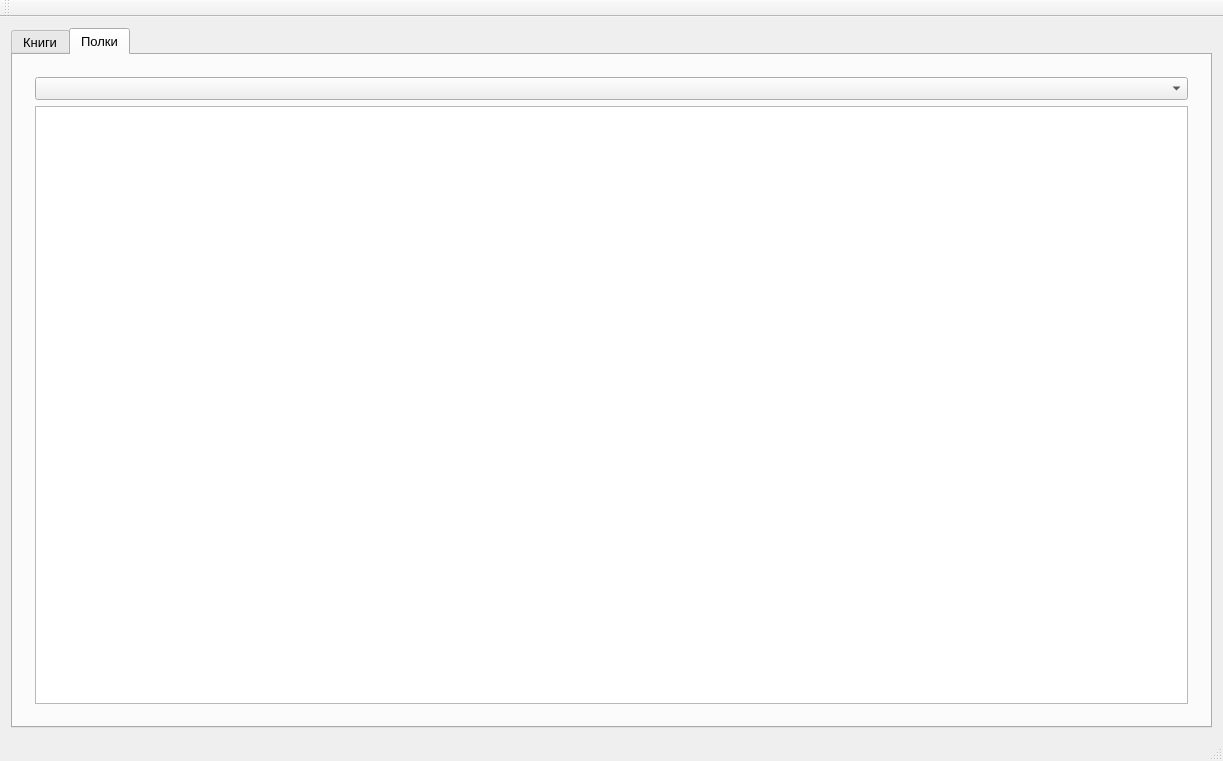
<?xml version="1.0" encoding="UTF-8"?>
<ui version="4.0">
 <class>MainWindow</class>
 <widget class="QMainWindow" name="MainWindow">
  <property name="geometry">
   <rect>
    <x>0</x>
    <y>0</y>
    <width>1223</width>
    <height>761</height>
   </rect>
  </property>
  <property name="font">
   <font>
    <pointsize>10</pointsize>
   </font>
  </property>
  <property name="windowTitle">
   <string>бибка</string>
  </property>
  <property name="windowIcon">
   <iconset resource="icon.qrc">
    <normaloff>:/new/prefix1/изображение_2023-04-10_135944216.png</normaloff>:/new/prefix1/изображение_2023-04-10_135944216.png</iconset>
  </property>
  <widget class="QWidget" name="centralWidget">
   <layout class="QGridLayout" name="gridLayout">
    <item row="0" column="0">
     <widget class="QTabWidget" name="tabWidget">
      <property name="enabled">
       <bool>true</bool>
      </property>
      <property name="font">
       <font>
        <pointsize>10</pointsize>
       </font>
      </property>
      <property name="currentIndex">
       <number>1</number>
      </property>
      <widget class="QWidget" name="tab">
       <attribute name="title">
        <string>Книги</string>
       </attribute>
       <layout class="QGridLayout" name="gridLayout_2">
        <item row="0" column="0">
         <widget class="QSplitter" name="splitter">
          <property name="orientation">
           <enum>Qt::Horizontal</enum>
          </property>
          <widget class="QWidget" name="verticalLayoutWidget">
           <layout class="QVBoxLayout" name="verticalLayout">
            <item>
             <layout class="QHBoxLayout" name="horizontalLayout_2">
              <item>
               <widget class="QLabel" name="label">
                <property name="text">
                 <string>Поиск:</string>
                </property>
               </widget>
              </item>
              <item>
               <widget class="QLineEdit" name="lineEdit"/>
              </item>
             </layout>
            </item>
            <item>
             <widget class="QListWidget" name="listWidget">
              <property name="font">
               <font>
                <pointsize>10</pointsize>
               </font>
              </property>
              <property name="selectionMode">
               <enum>QAbstractItemView::ExtendedSelection</enum>
              </property>
              <property name="iconSize">
               <size>
                <width>100</width>
                <height>100</height>
               </size>
              </property>
             </widget>
            </item>
            <item>
             <layout class="QHBoxLayout" name="horizontalLayout">
              <item>
               <widget class="QPushButton" name="pushButton">
                <property name="text">
                 <string>Добавить</string>
                </property>
               </widget>
              </item>
              <item>
               <spacer name="horizontalSpacer">
                <property name="orientation">
                 <enum>Qt::Horizontal</enum>
                </property>
                <property name="sizeHint" stdset="0">
                 <size>
                  <width>40</width>
                  <height>20</height>
                 </size>
                </property>
               </spacer>
              </item>
              <item>
               <widget class="QPushButton" name="pushButton_2">
                <property name="text">
                 <string>Удалить</string>
                </property>
               </widget>
              </item>
             </layout>
            </item>
           </layout>
          </widget>
          <widget class="QWidget" name="verticalLayoutWidget_2">
           <layout class="QVBoxLayout" name="verticalLayout_2">
            <item>
             <widget class="QStackedWidget" name="stackedWidget">
              <property name="currentIndex">
               <number>0</number>
              </property>
              <widget class="QWidget" name="page">
               <layout class="QGridLayout" name="gridLayout_3">
                <item row="0" column="0">
                 <widget class="QScrollArea" name="scrollArea">
                  <property name="widgetResizable">
                   <bool>true</bool>
                  </property>
                  <widget class="QWidget" name="scrollAreaWidgetContents">
                   <property name="geometry">
                    <rect>
                     <x>0</x>
                     <y>0</y>
                     <width>830</width>
                     <height>663</height>
                    </rect>
                   </property>
                   <layout class="QGridLayout" name="gridLayout_4">
                    <item row="0" column="0">
                     <layout class="QVBoxLayout" name="verticalLayout_6">
                      <item>
                       <layout class="QVBoxLayout" name="verticalLayout_5">
                        <item>
                         <layout class="QVBoxLayout" name="verticalLayout_4">
                          <item>
                           <layout class="QHBoxLayout" name="horizontalLayout_8">
                            <item>
                             <widget class="QPushButton" name="pushButton_3">
                              <property name="maximumSize">
                               <size>
                                <width>41</width>
                                <height>41</height>
                               </size>
                              </property>
                              <property name="text">
                               <string/>
                              </property>
                              <property name="icon">
                               <iconset resource="icon.qrc">
                                <normaloff>:/new/prefix1/png-transparent-pencil-editing-icon-big-pencil-s-angle-pencil-orange.png</normaloff>:/new/prefix1/png-transparent-pencil-editing-icon-big-pencil-s-angle-pencil-orange.png</iconset>
                              </property>
                              <property name="iconSize">
                               <size>
                                <width>41</width>
                                <height>41</height>
                               </size>
                              </property>
                             </widget>
                            </item>
                            <item>
                             <spacer name="horizontalSpacer_2">
                              <property name="orientation">
                               <enum>Qt::Horizontal</enum>
                              </property>
                              <property name="sizeHint" stdset="0">
                               <size>
                                <width>40</width>
                                <height>20</height>
                               </size>
                              </property>
                             </spacer>
                            </item>
                            <item>
                             <widget class="QLabel" name="label_2">
                              <property name="font">
                               <font>
                                <weight>75</weight>
                                <italic>false</italic>
                                <bold>true</bold>
                                <underline>true</underline>
                               </font>
                              </property>
                              <property name="text">
                               <string>Сведения</string>
                              </property>
                             </widget>
                            </item>
                            <item>
                             <spacer name="horizontalSpacer_3">
                              <property name="orientation">
                               <enum>Qt::Horizontal</enum>
                              </property>
                              <property name="sizeHint" stdset="0">
                               <size>
                                <width>40</width>
                                <height>20</height>
                               </size>
                              </property>
                             </spacer>
                            </item>
                            <item>
                             <widget class="QPushButton" name="pushButton_4">
                              <property name="maximumSize">
                               <size>
                                <width>41</width>
                                <height>41</height>
                               </size>
                              </property>
                              <property name="text">
                               <string/>
                              </property>
                              <property name="icon">
                               <iconset resource="icon.qrc">
                                <normaloff>:/new/prefix1/png-transparent-signs-info-information-computer-symbol-icon-orange-computer-orange-laptop-orange-information.png</normaloff>:/new/prefix1/png-transparent-signs-info-information-computer-symbol-icon-orange-computer-orange-laptop-orange-information.png</iconset>
                              </property>
                              <property name="iconSize">
                               <size>
                                <width>41</width>
                                <height>41</height>
                               </size>
                              </property>
                             </widget>
                            </item>
                           </layout>
                          </item>
                          <item>
                           <layout class="QHBoxLayout" name="horizontalLayout_12">
                            <item>
                             <layout class="QVBoxLayout" name="verticalLayout_3">
                              <item>
                               <layout class="QHBoxLayout" name="horizontalLayout_3">
                                <item>
                                 <widget class="QLabel" name="label_4">
                                  <property name="text">
                                   <string>Автор:</string>
                                  </property>
                                 </widget>
                                </item>
                                <item>
                                 <widget class="QLineEdit" name="lineEdit_2">
                                  <property name="enabled">
                                   <bool>true</bool>
                                  </property>
                                  <property name="readOnly">
                                   <bool>false</bool>
                                  </property>
                                 </widget>
                                </item>
                               </layout>
                              </item>
                              <item>
                               <layout class="QHBoxLayout" name="horizontalLayout_4">
                                <item>
                                 <widget class="QLabel" name="label_5">
                                  <property name="text">
                                   <string>Название:</string>
                                  </property>
                                 </widget>
                                </item>
                                <item>
                                 <widget class="QLineEdit" name="lineEdit_3">
                                  <property name="enabled">
                                   <bool>true</bool>
                                  </property>
                                  <property name="readOnly">
                                   <bool>false</bool>
                                  </property>
                                 </widget>
                                </item>
                               </layout>
                              </item>
                              <item>
                               <layout class="QHBoxLayout" name="horizontalLayout_5">
                                <item>
                                 <widget class="QLabel" name="label_6">
                                  <property name="text">
                                   <string>Издательство:</string>
                                  </property>
                                 </widget>
                                </item>
                                <item>
                                 <widget class="QLineEdit" name="lineEdit_4">
                                  <property name="enabled">
                                   <bool>true</bool>
                                  </property>
                                  <property name="readOnly">
                                   <bool>false</bool>
                                  </property>
                                 </widget>
                                </item>
                               </layout>
                              </item>
                              <item>
                               <layout class="QHBoxLayout" name="horizontalLayout_6">
                                <item>
                                 <widget class="QLabel" name="label_7">
                                  <property name="text">
                                   <string>Год издания:</string>
                                  </property>
                                 </widget>
                                </item>
                                <item>
                                 <widget class="QLineEdit" name="lineEdit_5">
                                  <property name="enabled">
                                   <bool>true</bool>
                                  </property>
                                  <property name="readOnly">
                                   <bool>false</bool>
                                  </property>
                                 </widget>
                                </item>
                               </layout>
                              </item>
                              <item>
                               <layout class="QHBoxLayout" name="horizontalLayout_7">
                                <item>
                                 <widget class="QLabel" name="label_8">
                                  <property name="text">
                                   <string>ISBN:</string>
                                  </property>
                                 </widget>
                                </item>
                                <item>
                                 <widget class="QLineEdit" name="lineEdit_6">
                                  <property name="enabled">
                                   <bool>true</bool>
                                  </property>
                                  <property name="readOnly">
                                   <bool>false</bool>
                                  </property>
                                 </widget>
                                </item>
                               </layout>
                              </item>
                              <item>
                               <layout class="QHBoxLayout" name="horizontalLayout_9">
                                <item>
                                 <widget class="QLabel" name="label_9">
                                  <property name="text">
                                   <string>Количество страниц:</string>
                                  </property>
                                 </widget>
                                </item>
                                <item>
                                 <widget class="QLineEdit" name="lineEdit_7">
                                  <property name="enabled">
                                   <bool>true</bool>
                                  </property>
                                  <property name="readOnly">
                                   <bool>false</bool>
                                  </property>
                                 </widget>
                                </item>
                               </layout>
                              </item>
                              <item>
                               <layout class="QHBoxLayout" name="horizontalLayout_10">
                                <item>
                                 <widget class="QLabel" name="label_10">
                                  <property name="text">
                                   <string>Жанр:</string>
                                  </property>
                                 </widget>
                                </item>
                                <item>
                                 <widget class="QLineEdit" name="lineEdit_8">
                                  <property name="enabled">
                                   <bool>true</bool>
                                  </property>
                                  <property name="readOnly">
                                   <bool>false</bool>
                                  </property>
                                 </widget>
                                </item>
                               </layout>
                              </item>
                              <item>
                               <layout class="QHBoxLayout" name="horizontalLayout_11">
                                <item>
                                 <widget class="QLabel" name="label_11">
                                  <property name="text">
                                   <string>Цикл:</string>
                                  </property>
                                 </widget>
                                </item>
                                <item>
                                 <widget class="QLineEdit" name="lineEdit_9">
                                  <property name="enabled">
                                   <bool>true</bool>
                                  </property>
                                  <property name="readOnly">
                                   <bool>false</bool>
                                  </property>
                                 </widget>
                                </item>
                               </layout>
                              </item>
                             </layout>
                            </item>
                            <item>
                             <widget class="QLabel" name="label_3">
                              <property name="minimumSize">
                               <size>
                                <width>375</width>
                                <height>450</height>
                               </size>
                              </property>
                              <property name="text">
                               <string/>
                              </property>
                             </widget>
                            </item>
                           </layout>
                          </item>
                         </layout>
                        </item>
                       </layout>
                      </item>
                      <item>
                       <layout class="QHBoxLayout" name="horizontalLayout_23" stretch="1,0,1">
                        <item>
                         <widget class="QLabel" name="label_12">
                          <property name="text">
                           <string>Синопсис:</string>
                          </property>
                         </widget>
                        </item>
                        <item>
                         <widget class="QPushButton" name="pushButton_7">
                          <property name="text">
                           <string>Открыть файл</string>
                          </property>
                         </widget>
                        </item>
                        <item>
                         <widget class="QLineEdit" name="lineEdit_13">
                          <property name="minimumSize">
                           <size>
                            <width>375</width>
                            <height>0</height>
                           </size>
                          </property>
                          <property name="maximumSize">
                           <size>
                            <width>375</width>
                            <height>16777215</height>
                           </size>
                          </property>
                          <property name="toolTip">
                           <string/>
                          </property>
                          <property name="statusTip">
                           <string/>
                          </property>
                          <property name="whatsThis">
                           <string/>
                          </property>
                          <property name="inputMask">
                           <string/>
                          </property>
                          <property name="text">
                           <string/>
                          </property>
                          <property name="placeholderText">
                           <string>Путь к изображению...</string>
                          </property>
                         </widget>
                        </item>
                       </layout>
                      </item>
                      <item>
                       <widget class="QTextEdit" name="textEdit">
                        <property name="enabled">
                         <bool>true</bool>
                        </property>
                        <property name="readOnly">
                         <bool>false</bool>
                        </property>
                       </widget>
                      </item>
                     </layout>
                    </item>
                   </layout>
                  </widget>
                 </widget>
                </item>
               </layout>
              </widget>
              <widget class="QWidget" name="page_2">
               <layout class="QGridLayout" name="gridLayout_5">
                <item row="0" column="0">
                 <widget class="QScrollArea" name="scrollArea_2">
                  <property name="widgetResizable">
                   <bool>true</bool>
                  </property>
                  <widget class="QWidget" name="scrollAreaWidgetContents_2">
                   <property name="geometry">
                    <rect>
                     <x>0</x>
                     <y>0</y>
                     <width>561</width>
                     <height>337</height>
                    </rect>
                   </property>
                   <layout class="QGridLayout" name="gridLayout_6">
                    <item row="0" column="0">
                     <layout class="QVBoxLayout" name="verticalLayout_9">
                      <item>
                       <layout class="QHBoxLayout" name="horizontalLayout_13">
                        <item>
                         <widget class="QPushButton" name="pushButton_5">
                          <property name="maximumSize">
                           <size>
                            <width>41</width>
                            <height>41</height>
                           </size>
                          </property>
                          <property name="text">
                           <string/>
                          </property>
                          <property name="icon">
                           <iconset resource="icon.qrc">
                            <normaloff>:/new/prefix1/png-transparent-pencil-editing-icon-big-pencil-s-angle-pencil-orange.png</normaloff>:/new/prefix1/png-transparent-pencil-editing-icon-big-pencil-s-angle-pencil-orange.png</iconset>
                          </property>
                          <property name="iconSize">
                           <size>
                            <width>41</width>
                            <height>41</height>
                           </size>
                          </property>
                         </widget>
                        </item>
                        <item>
                         <spacer name="horizontalSpacer_4">
                          <property name="orientation">
                           <enum>Qt::Horizontal</enum>
                          </property>
                          <property name="sizeHint" stdset="0">
                           <size>
                            <width>40</width>
                            <height>20</height>
                           </size>
                          </property>
                         </spacer>
                        </item>
                        <item>
                         <widget class="QLabel" name="label_13">
                          <property name="font">
                           <font>
                            <family>Agency FB</family>
                            <weight>75</weight>
                            <bold>true</bold>
                            <underline>true</underline>
                           </font>
                          </property>
                          <property name="text">
                           <string>Примечание</string>
                          </property>
                         </widget>
                        </item>
                        <item>
                         <spacer name="horizontalSpacer_5">
                          <property name="orientation">
                           <enum>Qt::Horizontal</enum>
                          </property>
                          <property name="sizeHint" stdset="0">
                           <size>
                            <width>40</width>
                            <height>20</height>
                           </size>
                          </property>
                         </spacer>
                        </item>
                        <item>
                         <widget class="QPushButton" name="pushButton_6">
                          <property name="maximumSize">
                           <size>
                            <width>41</width>
                            <height>41</height>
                           </size>
                          </property>
                          <property name="text">
                           <string/>
                          </property>
                          <property name="icon">
                           <iconset resource="icon.qrc">
                            <normaloff>:/new/prefix1/png-transparent-subject-international-english-computer-icons-symbol-english-miscellaneous-blue-english.png</normaloff>:/new/prefix1/png-transparent-subject-international-english-computer-icons-symbol-english-miscellaneous-blue-english.png</iconset>
                          </property>
                          <property name="iconSize">
                           <size>
                            <width>41</width>
                            <height>41</height>
                           </size>
                          </property>
                         </widget>
                        </item>
                       </layout>
                      </item>
                      <item>
                       <layout class="QHBoxLayout" name="horizontalLayout_22" stretch="0,0">
                        <item>
                         <layout class="QVBoxLayout" name="verticalLayout_8">
                          <property name="sizeConstraint">
                           <enum>QLayout::SetDefaultConstraint</enum>
                          </property>
                          <item>
                           <layout class="QHBoxLayout" name="horizontalLayout_14" stretch="1,1">
                            <item>
                             <widget class="QLabel" name="label_14">
                              <property name="text">
                               <string>Цена:</string>
                              </property>
                             </widget>
                            </item>
                            <item>
                             <widget class="QLineEdit" name="lineEdit_10">
                              <property name="enabled">
                               <bool>true</bool>
                              </property>
                              <property name="readOnly">
                               <bool>false</bool>
                              </property>
                             </widget>
                            </item>
                           </layout>
                          </item>
                          <item>
                           <layout class="QHBoxLayout" name="horizontalLayout_15" stretch="1,1">
                            <item>
                             <widget class="QLabel" name="label_15">
                              <property name="text">
                               <string>Количество экземпляров:</string>
                              </property>
                             </widget>
                            </item>
                            <item>
                             <widget class="QLineEdit" name="lineEdit_12">
                              <property name="readOnly">
                               <bool>false</bool>
                              </property>
                             </widget>
                            </item>
                           </layout>
                          </item>
                          <item>
                           <layout class="QHBoxLayout" name="horizontalLayout_17">
                            <item>
                             <widget class="QLabel" name="label_17">
                              <property name="text">
                               <string>Тип книги:</string>
                              </property>
                             </widget>
                            </item>
                            <item>
                             <widget class="QComboBox" name="comboBox">
                              <property name="enabled">
                               <bool>true</bool>
                              </property>
                              <property name="font">
                               <font>
                                <weight>50</weight>
                                <bold>false</bold>
                               </font>
                              </property>
                              <property name="editable">
                               <bool>true</bool>
                              </property>
                              <property name="currentText">
                               <string/>
                              </property>
                              <property name="duplicatesEnabled">
                               <bool>false</bool>
                              </property>
                             </widget>
                            </item>
                           </layout>
                          </item>
                          <item>
                           <layout class="QHBoxLayout" name="horizontalLayout_19">
                            <item>
                             <widget class="QLabel" name="label_19">
                              <property name="text">
                               <string>Место хранения:</string>
                              </property>
                             </widget>
                            </item>
                            <item>
                             <widget class="QComboBox" name="comboBox_3">
                              <property name="enabled">
                               <bool>true</bool>
                              </property>
                              <property name="font">
                               <font>
                                <weight>50</weight>
                                <bold>false</bold>
                               </font>
                              </property>
                              <property name="editable">
                               <bool>true</bool>
                              </property>
                              <property name="duplicatesEnabled">
                               <bool>false</bool>
                              </property>
                             </widget>
                            </item>
                           </layout>
                          </item>
                         </layout>
                        </item>
                        <item>
                         <layout class="QVBoxLayout" name="verticalLayout_7">
                          <property name="sizeConstraint">
                           <enum>QLayout::SetDefaultConstraint</enum>
                          </property>
                          <item>
                           <layout class="QHBoxLayout" name="horizontalLayout_21" stretch="1,1">
                            <item>
                             <widget class="QLabel" name="label_21">
                              <property name="text">
                               <string>Дата приобретения:</string>
                              </property>
                             </widget>
                            </item>
                            <item>
                             <widget class="QLineEdit" name="lineEdit_11">
                              <property name="readOnly">
                               <bool>false</bool>
                              </property>
                             </widget>
                            </item>
                           </layout>
                          </item>
                          <item>
                           <layout class="QHBoxLayout" name="horizontalLayout_16">
                            <item>
                             <widget class="QLabel" name="label_16">
                              <property name="text">
                               <string>Анхол:</string>
                              </property>
                             </widget>
                            </item>
                            <item>
                             <widget class="QCheckBox" name="checkBox">
                              <property name="enabled">
                               <bool>true</bool>
                              </property>
                              <property name="font">
                               <font>
                                <weight>50</weight>
                                <bold>false</bold>
                               </font>
                              </property>
                              <property name="text">
                               <string/>
                              </property>
                              <property name="checkable">
                               <bool>true</bool>
                              </property>
                              <property name="checked">
                               <bool>false</bool>
                              </property>
                             </widget>
                            </item>
                           </layout>
                          </item>
                          <item>
                           <layout class="QHBoxLayout" name="horizontalLayout_18">
                            <item>
                             <widget class="QLabel" name="label_18">
                              <property name="text">
                               <string>Статус:</string>
                              </property>
                             </widget>
                            </item>
                            <item>
                             <widget class="QComboBox" name="comboBox_2">
                              <property name="enabled">
                               <bool>true</bool>
                              </property>
                              <property name="font">
                               <font>
                                <weight>50</weight>
                                <bold>false</bold>
                               </font>
                              </property>
                              <property name="editable">
                               <bool>true</bool>
                              </property>
                              <property name="duplicatesEnabled">
                               <bool>false</bool>
                              </property>
                             </widget>
                            </item>
                           </layout>
                          </item>
                          <item>
                           <layout class="QHBoxLayout" name="horizontalLayout_20">
                            <item>
                             <widget class="QLabel" name="label_20">
                              <property name="text">
                               <string>Книжная полка:</string>
                              </property>
                             </widget>
                            </item>
                            <item>
                             <widget class="QComboBox" name="comboBox_4">
                              <property name="enabled">
                               <bool>true</bool>
                              </property>
                              <property name="font">
                               <font>
                                <weight>50</weight>
                                <bold>false</bold>
                               </font>
                              </property>
                              <property name="editable">
                               <bool>true</bool>
                              </property>
                              <property name="duplicatesEnabled">
                               <bool>false</bool>
                              </property>
                             </widget>
                            </item>
                           </layout>
                          </item>
                         </layout>
                        </item>
                       </layout>
                      </item>
                     </layout>
                    </item>
                    <item row="1" column="0">
                     <widget class="QLabel" name="label_22">
                      <property name="text">
                       <string>Дополнительно:</string>
                      </property>
                     </widget>
                    </item>
                    <item row="3" column="0">
                     <widget class="QTextEdit" name="textEdit_2">
                      <property name="enabled">
                       <bool>true</bool>
                      </property>
                      <property name="readOnly">
                       <bool>true</bool>
                      </property>
                     </widget>
                    </item>
                   </layout>
                  </widget>
                 </widget>
                </item>
               </layout>
              </widget>
             </widget>
            </item>
           </layout>
          </widget>
         </widget>
        </item>
       </layout>
      </widget>
      <widget class="QWidget" name="tab_2">
       <property name="enabled">
        <bool>true</bool>
       </property>
       <attribute name="title">
        <string>Полки</string>
       </attribute>
       <layout class="QGridLayout" name="gridLayout_7">
        <item row="0" column="0">
         <widget class="QStackedWidget" name="stackedWidget_2">
          <property name="currentIndex">
           <number>0</number>
          </property>
          <widget class="QWidget" name="page_3">
           <layout class="QGridLayout" name="gridLayout_8">
            <item row="1" column="0">
             <widget class="QListView" name="listView">
              <property name="font">
               <font>
                <pointsize>10</pointsize>
               </font>
              </property>
              <property name="iconSize">
               <size>
                <width>150</width>
                <height>150</height>
               </size>
              </property>
              <property name="movement">
               <enum>QListView::Static</enum>
              </property>
              <property name="flow">
               <enum>QListView::LeftToRight</enum>
              </property>
              <property name="isWrapping" stdset="0">
               <bool>true</bool>
              </property>
              <property name="viewMode">
               <enum>QListView::IconMode</enum>
              </property>
             </widget>
            </item>
            <item row="0" column="0">
             <widget class="QComboBox" name="comboBox_5"/>
            </item>
           </layout>
          </widget>
          <widget class="QWidget" name="page_4">
           <layout class="QGridLayout" name="gridLayout_9">
            <item row="0" column="0">
             <layout class="QVBoxLayout" name="verticalLayout_10">
              <item>
               <widget class="QListView" name="listView_2">
                <property name="font">
                 <font>
                  <pointsize>10</pointsize>
                 </font>
                </property>
                <property name="alternatingRowColors">
                 <bool>false</bool>
                </property>
                <property name="iconSize">
                 <size>
                  <width>300</width>
                  <height>300</height>
                 </size>
                </property>
                <property name="movement">
                 <enum>QListView::Static</enum>
                </property>
                <property name="viewMode">
                 <enum>QListView::IconMode</enum>
                </property>
               </widget>
              </item>
              <item>
               <layout class="QHBoxLayout" name="horizontalLayout_25">
                <item>
                 <spacer name="horizontalSpacer_6">
                  <property name="orientation">
                   <enum>Qt::Horizontal</enum>
                  </property>
                  <property name="sizeHint" stdset="0">
                   <size>
                    <width>40</width>
                    <height>20</height>
                   </size>
                  </property>
                 </spacer>
                </item>
                <item>
                 <widget class="QPushButton" name="pushButton_8">
                  <property name="text">
                   <string>Назад</string>
                  </property>
                 </widget>
                </item>
                <item>
                 <spacer name="horizontalSpacer_7">
                  <property name="orientation">
                   <enum>Qt::Horizontal</enum>
                  </property>
                  <property name="sizeHint" stdset="0">
                   <size>
                    <width>40</width>
                    <height>20</height>
                   </size>
                  </property>
                 </spacer>
                </item>
               </layout>
              </item>
             </layout>
            </item>
           </layout>
          </widget>
         </widget>
        </item>
       </layout>
      </widget>
     </widget>
    </item>
   </layout>
  </widget>
  <widget class="QMenuBar" name="menuBar">
   <property name="geometry">
    <rect>
     <x>0</x>
     <y>0</y>
     <width>1223</width>
     <height>26</height>
    </rect>
   </property>
  </widget>
  <widget class="QToolBar" name="mainToolBar">
   <attribute name="toolBarArea">
    <enum>TopToolBarArea</enum>
   </attribute>
   <attribute name="toolBarBreak">
    <bool>false</bool>
   </attribute>
  </widget>
  <widget class="QStatusBar" name="statusBar"/>
 </widget>
 <layoutdefault spacing="6" margin="11"/>
 <resources>
  <include location="icon.qrc"/>
 </resources>
 <connections/>
</ui>
